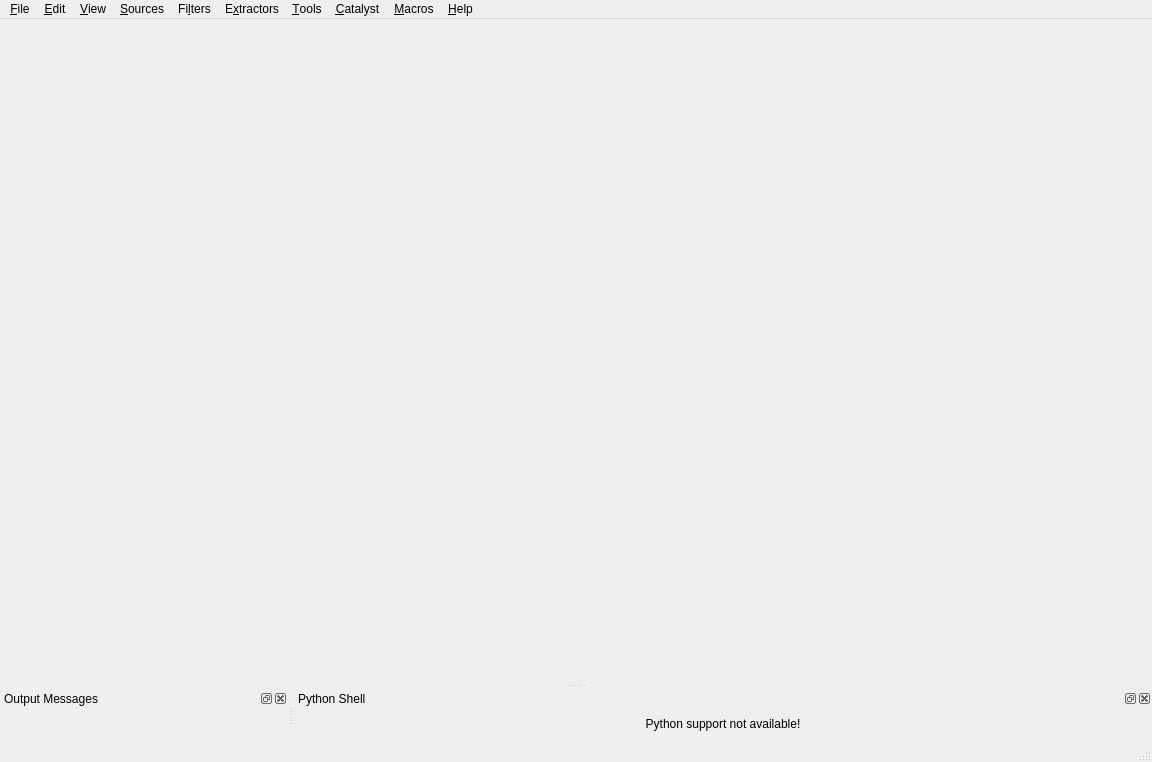
<?xml version="1.0" encoding="UTF-8"?>
<ui version="4.0">
 <class>pqClientMainWindow</class>
 <widget class="QMainWindow" name="pqClientMainWindow">
  <property name="geometry">
   <rect>
    <x>0</x>
    <y>0</y>
    <width>1152</width>
    <height>762</height>
   </rect>
  </property>
  <property name="acceptDrops">
   <bool>true</bool>
  </property>
  <property name="windowTitle">
   <string>MainWindow</string>
  </property>
  <widget class="QWidget" name="centralwidget">
   <layout class="QGridLayout" name="gridLayout">
    <property name="leftMargin">
     <number>0</number>
    </property>
    <property name="topMargin">
     <number>0</number>
    </property>
    <property name="rightMargin">
     <number>0</number>
    </property>
    <property name="bottomMargin">
     <number>0</number>
    </property>
    <item row="0" column="0">
     <widget class="QWidget" name="MultiViewWidget" native="true"/>
    </item>
   </layout>
  </widget>
  <widget class="QMenuBar" name="menubar">
   <property name="geometry">
    <rect>
     <x>0</x>
     <y>0</y>
     <width>1152</width>
     <height>21</height>
    </rect>
   </property>
   <widget class="QMenu" name="menu_File">
    <property name="title">
     <string>&amp;File</string>
    </property>
   </widget>
   <widget class="QMenu" name="menuSources">
    <property name="title">
     <string>&amp;Sources</string>
    </property>
   </widget>
   <widget class="QMenu" name="menuFilters">
    <property name="title">
     <string>Fi&amp;lters</string>
    </property>
   </widget>
   <widget class="QMenu" name="menu_Edit">
    <property name="title">
     <string>&amp;Edit</string>
    </property>
   </widget>
   <widget class="QMenu" name="menu_View">
    <property name="title">
     <string>&amp;View</string>
    </property>
   </widget>
   <widget class="QMenu" name="menuTools">
    <property name="title">
     <string>&amp;Tools</string>
    </property>
   </widget>
   <widget class="QMenu" name="menu_Help">
    <property name="title">
     <string>&amp;Help</string>
    </property>
   </widget>
   <widget class="QMenu" name="menu_Macros">
    <property name="title">
     <string>&amp;Macros</string>
    </property>
   </widget>
   <widget class="QMenu" name="menu_Catalyst">
    <property name="title">
     <string>&amp;Catalyst</string>
    </property>
   </widget>
   <widget class="QMenu" name="menuExtractors">
    <property name="title">
     <string>E&amp;xtractors</string>
    </property>
   </widget>
   <addaction name="menu_File"/>
   <addaction name="menu_Edit"/>
   <addaction name="menu_View"/>
   <addaction name="menuSources"/>
   <addaction name="menuFilters"/>
   <addaction name="menuExtractors"/>
   <addaction name="menuTools"/>
   <addaction name="menu_Catalyst"/>
   <addaction name="menu_Macros"/>
   <addaction name="menu_Help"/>
  </widget>
  <widget class="QStatusBar" name="statusbar"/>
  <widget class="QDockWidget" name="outputWidgetDock">
   <property name="floating">
    <bool>false</bool>
   </property>
   <property name="windowTitle">
    <string>Output Messages</string>
   </property>
   <attribute name="dockWidgetArea">
    <number>8</number>
   </attribute>
   <widget class="pqOutputWidget" name="outputWidget">
    <property name="settingsKey" stdset="0">
     <string>OutputMessages</string>
    </property>
   </widget>
  </widget>
  <widget class="QDockWidget" name="pythonShellDock">
   <property name="sizePolicy">
    <sizepolicy hsizetype="Preferred" vsizetype="MinimumExpanding">
     <horstretch>0</horstretch>
     <verstretch>0</verstretch>
    </sizepolicy>
   </property>
   <property name="floating">
    <bool>false</bool>
   </property>
   <property name="windowTitle">
    <string>Python Shell</string>
   </property>
   <attribute name="dockWidgetArea">
    <number>8</number>
   </attribute>
   <widget class="QWidget" name="pythonShellDummy">
    <property name="sizePolicy">
     <sizepolicy hsizetype="MinimumExpanding" vsizetype="MinimumExpanding">
      <horstretch>0</horstretch>
      <verstretch>0</verstretch>
     </sizepolicy>
    </property>
    <layout class="QHBoxLayout" name="horizontalLayout">
     <item>
      <widget class="QLabel" name="label">
       <property name="text">
        <string>Python support not available!</string>
       </property>
       <property name="alignment">
        <set>Qt::AlignCenter</set>
       </property>
      </widget>
     </item>
    </layout>
   </widget>
  </widget>
 </widget>
 <customwidgets>
  <customwidget>
   <class>pqOutputWidget</class>
   <extends>QWidget</extends>
   <header>pqOutputWidget.h</header>
   <container>1</container>
  </customwidget>
 </customwidgets>
 <resources/>
 <connections/>
</ui>
